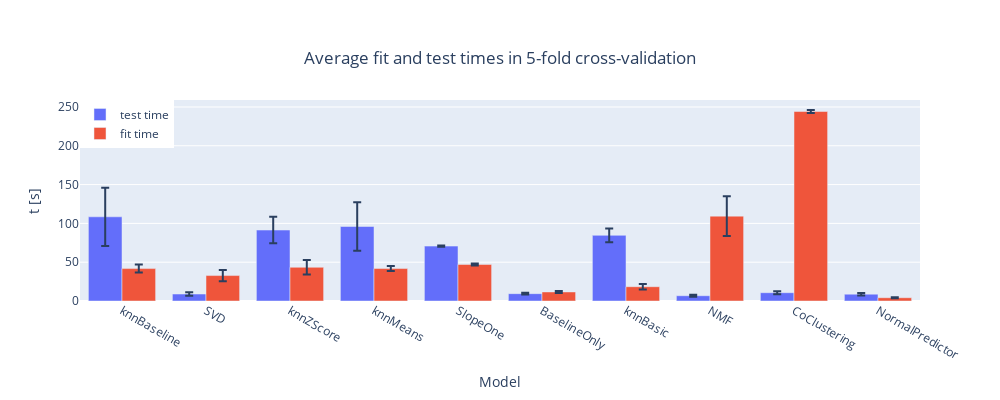

Notebook code cell kept with this figure:
### Markdown cell above
<div class="alert alert-block alert-danger"><b>Caution:</b> Always clear all output before pushing to GitHub to reduce size!</div>

### Code cell
fig = go.Figure()


fig.add_trace(go.Bar(x = agg_cv_results.index, y = agg_cv_results['test_time']['mean'], 
                     error_y=dict(type = 'data', array = agg_cv_results['test_time']['std'], visible = True), name = 'test time', orientation='v')) 
fig.add_trace(go.Bar(x = agg_cv_results.index, y = agg_cv_results['fit_time']['mean'], 
                     error_y=dict(type = 'data', array = agg_cv_results['fit_time']['std'], visible = True),name = 'fit time', orientation='v')) 


fig.update_layout(title = 'Average fit and test times in 5-fold cross-validation', title_x = 0.5, title_y=0.87, 
                  xaxis_title = 'Model', yaxis_title = 't [s]') # Title and axis titles
fig.update_layout(autosize=False, width=1000, height=400) #,legend=dict(orientation="h", y=-0.1)) # Figure size
fig.update_layout(legend=dict(x=0, y=1))

# sort like other graph
order = agg_cv_results['test_mae']['mean'].sort_values().index
fig.update_xaxes(categoryorder='array', categoryarray= order)

### Figure 1 — Plotly figure (JSON) as saved in the notebook; plotly's stock layout.template omitted (floating-point values rounded to 4 significant figures)
{"data": [{"error_y": {"array": [1.124, 1.94, 1.257, 1.632, 2.294, 0.6936, 37.58, 8.793, 31.17, 17.15], "type": "data", "visible": true}, "name": "test time", "orientation": "v", "type": "bar", "x": ["BaselineOnly", "CoClustering", "NMF", "NormalPredictor", "SVD", "SlopeOne", "knnBaseline", "knnBasic", "knnMeans", "knnZScore"], "y": [9.473, 10.71, 6.784, 8.805, 8.981, 70.71, 108.5, 84.62, 96.0, 91.4]}, {"error_y": {"array": [1.331, 1.898, 25.57, 0.6999, 7.332, 1.22, 5.127, 3.448, 3.254, 9.302], "type": "data", "visible": true}, "name": "fit time", "orientation": "v", "type": "bar", "x": ["BaselineOnly", "CoClustering", "NMF", "NormalPredictor", "SVD", "SlopeOne", "knnBaseline", "knnBasic", "knnMeans", "knnZScore"], "y": [11.67, 244.1, 109.4, 4.207, 32.77, 47.1, 41.77, 18.42, 41.8, 43.44]}], "layout": {"autosize": false, "height": 400, "legend": {"x": 0, "y": 1}, "title": {"text": "Average fit and test times in 5-fold cross-validation", "x": 0.5, "y": 0.87}, "width": 1000, "xaxis": {"categoryarray": ["knnBaseline", "SVD", "knnZScore", "knnMeans", "SlopeOne", "BaselineOnly", "knnBasic", "NMF", "CoClustering", "NormalPredictor"], "categoryorder": "array", "title": {"text": "Model"}}, "yaxis": {"title": {"text": "t [s]"}}}}
